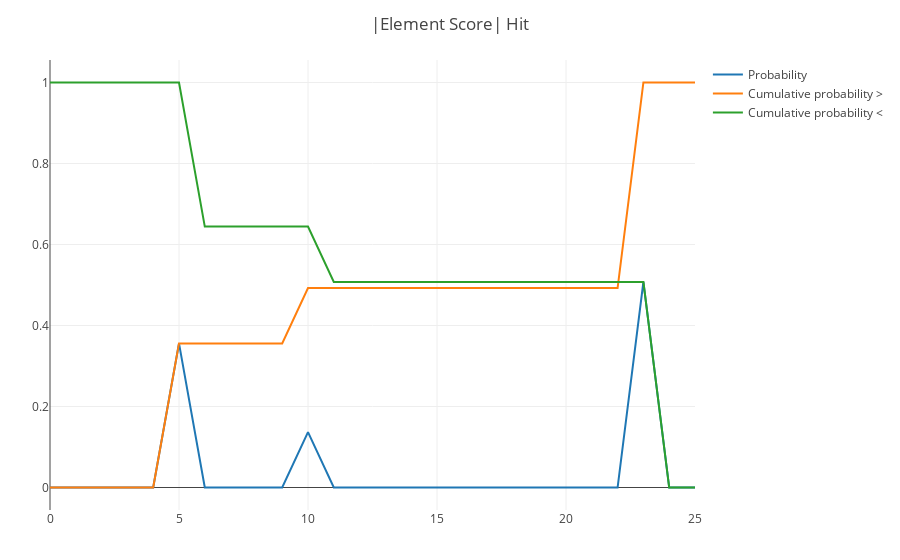

The code cell stored with this chart in its notebook:
### Code cell
h_a = h_1 .* a

h_a_p = h_a / sum(h_a)

h_a_p_rc = cumsum(h_a_p)

h_a_p_lc = cumsum_reverse(h_a_p)

plot(
    [
        scatter(name="Probability", y=h_a_p),
        scatter(name="Cumulative probability >", y=h_a_p_rc),
        scatter(name="Cumulative probability <", y=h_a_p_lc),
    ],
    Layout(title="|Element Score| Hit"),
)

### Figure 1 — Plotly figure (JSON) as saved in the notebook; plotly's stock layout.template omitted (floating-point values rounded to 4 significant figures)
{"data": [{"name": "Probability", "type": "scatter", "y": [0, 0, 0, 0, 0, 0.3557, 0, 0, 0, 0, 0.1367, 0, 0, 0, 0, 0, 0, 0, 0, 0, 0, 0, 0, 0.5076, 0, 0]}, {"name": "Cumulative probability >", "type": "scatter", "y": [0, 0, 0, 0, 0, 0.3557, 0.3557, 0.3557, 0.3557, 0.3557, 0.4924, 0.4924, 0.4924, 0.4924, 0.4924, 0.4924, 0.4924, 0.4924, 0.4924, 0.4924, 0.4924, 0.4924, 0.4924, 1, 1, 1]}, {"name": "Cumulative probability <", "type": "scatter", "y": [1, 1, 1, 1, 1, 1, 0.6443, 0.6443, 0.6443, 0.6443, 0.6443, 0.5076, 0.5076, 0.5076, 0.5076, 0.5076, 0.5076, 0.5076, 0.5076, 0.5076, 0.5076, 0.5076, 0.5076, 0.5076, 0, 0]}], "layout": {"margin": {"b": 50, "l": 50, "r": 50, "t": 60}, "title": "|Element Score| Hit"}}
